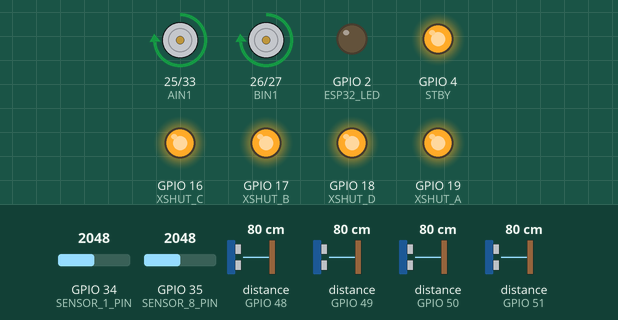
A sketch run on a simulated ESP32. Parts: motor-driver pin pairs drawn as motors (green arrow = first pin HIGH = forward, orange = second pin HIGH = backward, longer = more drive, scaled by the enable pin, stopped while the standby pin is LOW), output pins drawn as LEDs (lit = HIGH). The test bench sets the inputs (shaded band); at power-on: GPIO 34 (SENSOR_1_PIN) = 2048, distance to the obstacle (sensors on GPIO 48, GPIO 49, GPIO 50, GPIO 51) 80 cm, GPIO 35 (SENSOR_8_PIN) = 2048.

Above: at 16.7 s.
16.8 s: GPIO 34 (SENSOR_1_PIN) set to 533
18.3 s: GPIO 34 (SENSOR_1_PIN) set to 460
At 21.27 s:
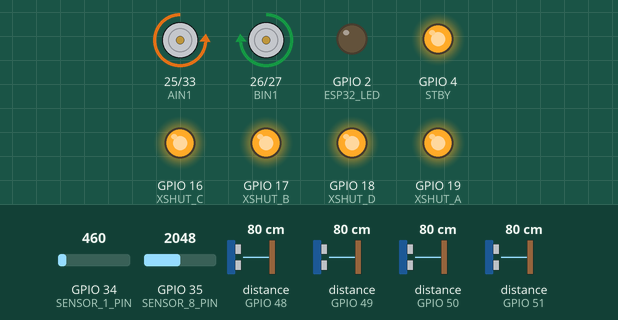
21.3 s: GPIO 34 (SENSOR_1_PIN) set to 540
At 22.5 s:
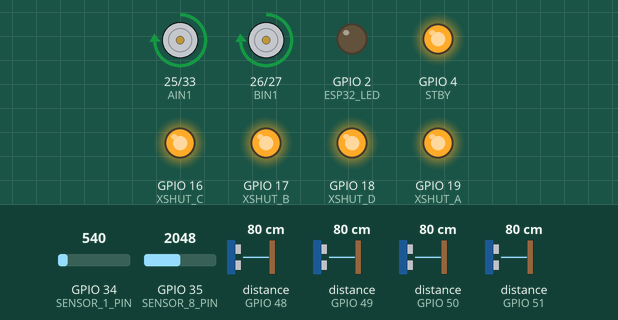
23.0 s: distance to the obstacle (sensor on GPIO 48) set to 16 cm
24.5 s: distance to the obstacle (sensor on GPIO 48) set to 13 cm
At 25.9 s:
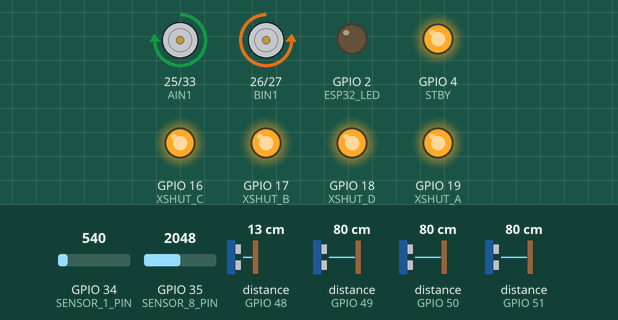
26.2 s: distance to the obstacle (sensor on GPIO 48) set to 18 cm
At 27.6 s:
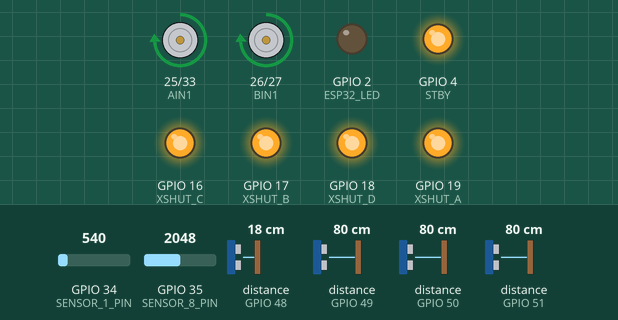
Timing chart, 0 to 29.0 s (numbered marks = the images above; inputs shaded):
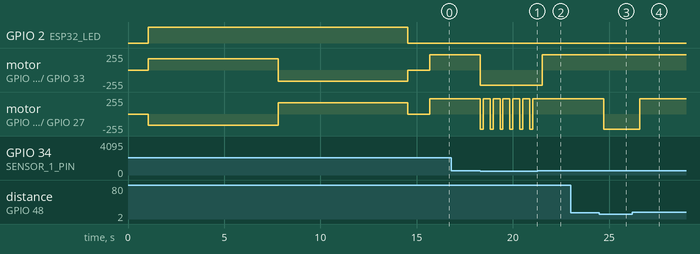

The sketch:

Mini_sumo_code.ino
```cpp
#include <Wire.h>
#include <VL53L0X.h>
#include <QTRSensors.h>

// ==========================================
// QTR SENSOR SETTINGS (EDGE DETECTION)
// ==========================================
QTRSensors qtr;
const uint8_t SensorCount = 2;
uint16_t sensorValues[SensorCount];

const uint8_t SENSOR_1_PIN = 34; // Left Edge Sensor
const uint8_t SENSOR_8_PIN = 35; // Right Edge Sensor
const uint8_t EMITTER_PIN = 255;
const uint8_t ESP32_LED = 2;

// Detection threshold (0 = pure white, 1000 = pure black)
const int EDGE_THRESHOLD = 500;

// ==========================================
// TOF SENSOR PINS & OBJECTS (ENEMY TRACKING)
// ==========================================
#define XSHUT_A 19 // Sensor A: Left
#define XSHUT_B 17 // Sensor B: Front-Left
#define XSHUT_C 16 // Sensor C: Front-Right
#define XSHUT_D 18 // Sensor D: Right

VL53L0X sensorLeft;       // A
VL53L0X sensorFrontLeft;  // B
VL53L0X sensorFrontRight; // C
VL53L0X sensorRight;      // D

// ==========================================
// MOTOR DRIVER PINS (TB6612FNG)
// ==========================================
const uint8_t PWMA = 32; // Speed Motor A (Left)
const uint8_t AIN1 = 25; // Dir 1 Motor A
const uint8_t AIN2 = 33; // Dir 2 Motor A

const uint8_t PWMB = 14; // Speed Motor B (Right)
const uint8_t BIN1 = 26; // Dir 1 Motor B
const uint8_t BIN2 = 27; // Dir 2 Motor B

const uint8_t STBY = 4;  // Standby pin

// ==========================================
// THRESHOLDS & SPEEDS
// ==========================================
const int ENEMY_DISTANCE = 220;      // mm (Front sensors)
const int ENEMY_DISTANCE_SIDE = 150; // mm (Side sensors)

const int BASE_SPEED = 230;          // Hunting speed
const int BASE_TURN = 230;           // Turning speed
const int ATTACK_SPEED = 250;        // Charging speed
const int CALIBRATION_SPEED = 170;   // Slower speed for spinning safely during calibration
const int BASE_SPEED_BACK = 230;

void setup()
{
  Serial.begin(115200);
  Wire.begin();

  // ------------------------------------------
  // 1. INITIALIZE TOF SENSORS
  // ------------------------------------------
  pinMode(XSHUT_A, OUTPUT);
  pinMode(XSHUT_B, OUTPUT);
  pinMode(XSHUT_C, OUTPUT);
  pinMode(XSHUT_D, OUTPUT);

  // Turn ALL sensors OFF initially to prevent I2C address conflicts
  digitalWrite(XSHUT_A, LOW);
  digitalWrite(XSHUT_B, LOW);
  digitalWrite(XSHUT_C, LOW);
  digitalWrite(XSHUT_D, LOW);
  delay(10);

  // Turn on and configure each sensor with a unique address
  digitalWrite(XSHUT_A, HIGH); delay(10);
  sensorLeft.init(); sensorLeft.setAddress(0x30); sensorLeft.setTimeout(500);

  digitalWrite(XSHUT_B, HIGH); delay(10);
  sensorFrontLeft.init(); sensorFrontLeft.setAddress(0x31); sensorFrontLeft.setTimeout(500);

  digitalWrite(XSHUT_C, HIGH); delay(10);
  sensorFrontRight.init(); sensorFrontRight.setAddress(0x32); sensorFrontRight.setTimeout(500);

  digitalWrite(XSHUT_D, HIGH); delay(10);
  sensorRight.init(); sensorRight.setAddress(0x33); sensorRight.setTimeout(500);

  // ------------------------------------------
  // 2. INITIALIZE QTR SENSORS
  // ------------------------------------------
  qtr.setTypeAnalog();
  qtr.setSensorPins((const uint8_t[]){SENSOR_1_PIN, SENSOR_8_PIN}, SensorCount);
  if (EMITTER_PIN != 255) { qtr.setEmitterPin(EMITTER_PIN); }

  // ------------------------------------------
  // 3. INITIALIZE MOTORS
  // ------------------------------------------
  pinMode(PWMA, OUTPUT); pinMode(AIN1, OUTPUT); pinMode(AIN2, OUTPUT);
  pinMode(PWMB, OUTPUT); pinMode(BIN1, OUTPUT); pinMode(BIN2, OUTPUT);
  pinMode(STBY, OUTPUT);

  digitalWrite(STBY, HIGH);

  delay(1000); // Give you a second to move your hands away before it spins

  pinMode(ESP32_LED, OUTPUT);
  digitalWrite(ESP32_LED, HIGH); // Calibration mode ON

  // ------------------------------------------
  // 4. AUTO-ROTATING CALIBRATION (EXTENDED TIME)
  // Make sure bot is on the white edge before this runs!
  // ------------------------------------------

  // Spin Right
  digitalWrite(AIN1, HIGH); digitalWrite(AIN2, LOW); analogWrite(PWMA, CALIBRATION_SPEED);
  digitalWrite(BIN1, LOW); digitalWrite(BIN2, HIGH); analogWrite(PWMB, CALIBRATION_SPEED);
  for (int i = 0; i < 150; i++) { qtr.calibrate(); delay(20); }

  // Spin Left
  digitalWrite(AIN1, LOW); digitalWrite(AIN2, HIGH); analogWrite(PWMA, CALIBRATION_SPEED);
  digitalWrite(BIN1, HIGH); digitalWrite(BIN2, LOW); analogWrite(PWMB, CALIBRATION_SPEED);
  for (int i = 0; i < 150; i++) { qtr.calibrate(); delay(20); }

  stopMotors();
  digitalWrite(ESP32_LED, LOW); // Calibration done

  delay(1000); // Wait 1 second before the match actually starts
}

void loop()
{
  // 1. Read QTR edge sensors
  qtr.readCalibrated(sensorValues);
  bool leftDetectsEdge = sensorValues[0] < EDGE_THRESHOLD;
  bool rightDetectsEdge = sensorValues[1] < EDGE_THRESHOLD;

  // 2. SURVIVAL INSTINCT: Edge Detection Priority
  if (leftDetectsEdge && rightDetectsEdge) {

    moveBack();
    delay(150);
    uTurn();
  }
  else if (leftDetectsEdge) {
    // Sensor 1 (Left) hit the edge -> Turn Right to escape
    moveBack();
    delay(150);
    turnRight();
    delay(350);
  }
  else if (rightDetectsEdge) {
    // Sensor 8 (Right) hit the edge -> Turn Left to escape
    moveBack();
    delay(150);
    turnLeft();
    delay(350);
  }
  else {
    // 3. ATTACK INSTINCT: Safe from edges -> Hunt the enemy!
    trackWithFourSensors();
  }

  // A tiny delay keeps the I2C bus and loop stable
  delay(10);
}

// ==========================================
// 4-SENSOR ACTIVE TRACKING LOGIC
// ==========================================
void trackWithFourSensors() {
  int distLeft       = sensorLeft.readRangeSingleMillimeters();
  int distFrontLeft  = sensorFrontLeft.readRangeSingleMillimeters();
  int distFrontRight = sensorFrontRight.readRangeSingleMillimeters();
  int distRight      = sensorRight.readRangeSingleMillimeters();

  bool enemyOnFarLeft   = (distLeft < ENEMY_DISTANCE_SIDE);
  bool enemyOnFrontLeft = (distFrontLeft < ENEMY_DISTANCE);
  bool enemyOnFrontRight= (distFrontRight < ENEMY_DISTANCE);
  bool enemyOnFarRight  = (distRight < ENEMY_DISTANCE_SIDE);

  if (enemyOnFrontLeft && enemyOnFrontRight) {
    // Dead Center!
    Attack();
  }
  else if (enemyOnFrontLeft) {
    turnLeft();
  }
  else if (enemyOnFarLeft) {
    turnLeft();
    delay(230);
  }
  else if (enemyOnFrontRight) {
    turnRight();
  }
  else if (enemyOnFarRight) {
    turnRight();
    delay(230);
  }
  else {
    // Nobody sees the target -> Go Forward to hunt!
    moveForward();
  }
}

// ==========================================
// MOTOR CONTROL HELPER FUNCTIONS
// ==========================================

void moveForward() {
  // Left Wheel Forward
  digitalWrite(AIN1, HIGH); digitalWrite(AIN2, LOW); analogWrite(PWMA, BASE_SPEED);
  // Right Wheel Forward
  digitalWrite(BIN1, HIGH); digitalWrite(BIN2, LOW); analogWrite(PWMB, BASE_SPEED);
}

void moveBack() {
  digitalWrite(AIN1, LOW); digitalWrite(AIN2, HIGH); analogWrite(PWMA, BASE_SPEED_BACK);
  digitalWrite(BIN1, LOW); digitalWrite(BIN2, HIGH); analogWrite(PWMB, BASE_SPEED_BACK);
}

void Attack() {
  // Left Wheel Forward Max
  digitalWrite(AIN1, HIGH); digitalWrite(AIN2, LOW); analogWrite(PWMA, ATTACK_SPEED);
  // Right Wheel Forward Max
  digitalWrite(BIN1, HIGH); digitalWrite(BIN2, LOW); analogWrite(PWMB, ATTACK_SPEED);
}

void turnLeft() {
  // Left Wheel Backward
  digitalWrite(AIN1, HIGH);  digitalWrite(AIN2, LOW); analogWrite(PWMA, BASE_TURN);
  // Right Wheel Forward
  digitalWrite(BIN1, LOW); digitalWrite(BIN2, HIGH);  analogWrite(PWMB, BASE_TURN);
}

void turnRight() {
  // Left Wheel Forward
  digitalWrite(AIN1, LOW); digitalWrite(AIN2, HIGH);  analogWrite(PWMA, BASE_TURN);
  // Right Wheel Backward
  digitalWrite(BIN1, HIGH);  digitalWrite(BIN2, LOW); analogWrite(PWMB, BASE_TURN);
}

void uTurn() {
  // Spin right for a longer duration to do a U-turn
  turnRight();
  delay(400); // Adjust this delay until the bot turns roughly 180 degrees
}

void stopMotors() {
  analogWrite(PWMA, 0);
  analogWrite(PWMB, 0);
}
```

Measured:
- the behaviour switches between 512 and 511 on GPIO 34 (SENSOR_1_PIN) (found by bisection; images 0 and 1)
- the behaviour switches between 15 and 14 cm on distance to the obstacle (sensor on GPIO 48) (found by bisection; images 2 and 3)
- after the input at 16.8 s, every drawn part: stays the same
- after the input at 18.3 s, motor on GPIO 25 (AIN1) / GPIO 33 (AIN2): forward 230/255 → backward 230/255 at once; motor on GPIO 26 (BIN1) / GPIO 27 (BIN2): alternates forward 230/255 for 0.36 s and backward 230/255 for 0.15 s, starting at once
- after the input at 21.3 s, motor on GPIO 25 (AIN1) / GPIO 33 (AIN2): backward 230/255 → forward 230/255 after 0.22 s; motor on GPIO 26 (BIN1) / GPIO 27 (BIN2): stops changing and stays forward 230/255
- after the input at 23.0 s, every drawn part: stays the same
- after the input at 24.5 s, motor on GPIO 26 (BIN1) / GPIO 27 (BIN2): forward 230/255 → backward 230/255 after 0.21 s
- after the input at 26.2 s, motor on GPIO 26 (BIN1) / GPIO 27 (BIN2): backward 230/255 → forward 230/255 after 0.39 s
